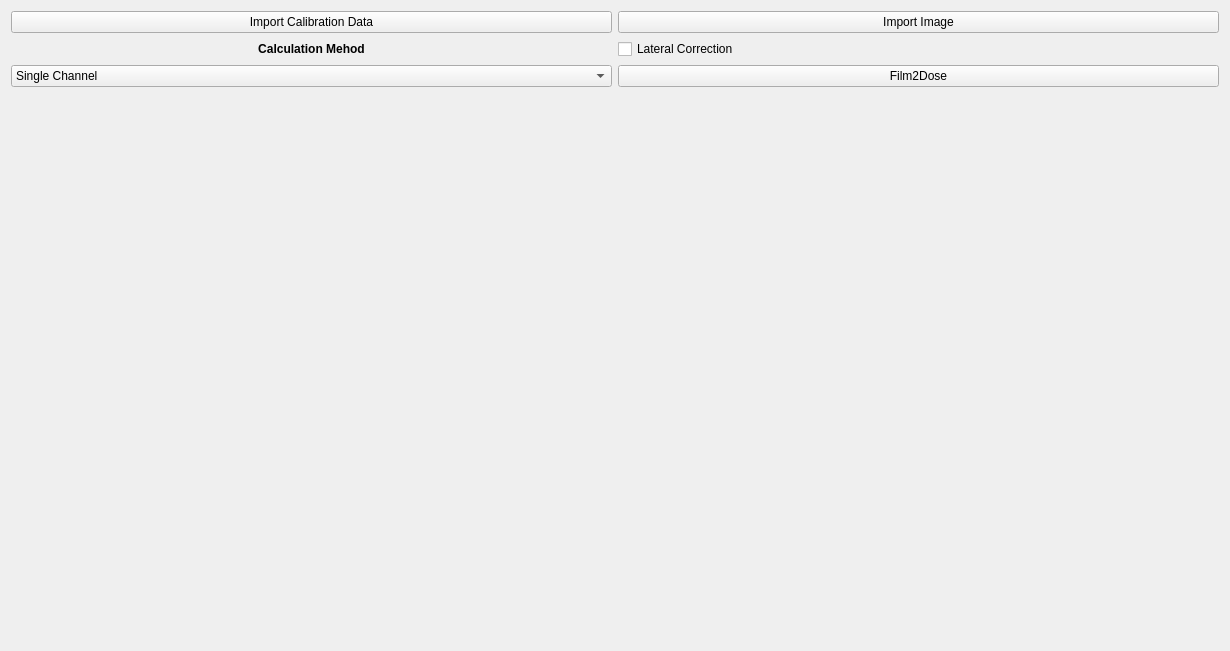
<?xml version="1.0" encoding="UTF-8"?>
<ui version="4.0">
 <class>Form_film2dose</class>
 <widget class="QWidget" name="Form_film2dose">
  <property name="geometry">
   <rect>
    <x>0</x>
    <y>0</y>
    <width>1230</width>
    <height>651</height>
   </rect>
  </property>
  <property name="windowTitle">
   <string>Dose Conversion</string>
  </property>
  <property name="windowIcon">
   <iconset resource="icons.qrc">
    <normaloff>:/icons/App_icon.png</normaloff>:/icons/App_icon.png</iconset>
  </property>
  <layout class="QGridLayout" name="gridLayout_2">
   <item row="1" column="2">
    <widget class="QCheckBox" name="lateral_checkbox">
     <property name="text">
      <string>Lateral Correction</string>
     </property>
    </widget>
   </item>
   <item row="1" column="1">
    <widget class="QLabel" name="label">
     <property name="text">
      <string>&lt;html&gt;&lt;head/&gt;&lt;body&gt;&lt;p align=&quot;center&quot;&gt;&lt;span style=&quot; font-weight:600;&quot;&gt;Calculation Mehod&lt;/span&gt;&lt;/p&gt;&lt;/body&gt;&lt;/html&gt;</string>
     </property>
    </widget>
   </item>
   <item row="2" column="2">
    <widget class="QPushButton" name="to_dose">
     <property name="text">
      <string>Film2Dose</string>
     </property>
     <property name="icon">
      <iconset resource="icons.qrc">
       <normaloff>:/icons/App_icon.png</normaloff>:/icons/App_icon.png</iconset>
     </property>
    </widget>
   </item>
   <item row="2" column="1">
    <widget class="QComboBox" name="method_combo">
     <item>
      <property name="text">
       <string>Single Channel</string>
      </property>
     </item>
     <item>
      <property name="text">
       <string>Robust Average</string>
      </property>
     </item>
     <item>
      <property name="text">
       <string>Robust Multichannel</string>
      </property>
     </item>
    </widget>
   </item>
   <item row="0" column="2">
    <widget class="QPushButton" name="import_image">
     <property name="text">
      <string>Import Image</string>
     </property>
     <property name="icon">
      <iconset resource="icons.qrc">
       <normaloff>:/icons/Import Picture Document.png</normaloff>:/icons/Import Picture Document.png</iconset>
     </property>
    </widget>
   </item>
   <item row="0" column="1">
    <widget class="QPushButton" name="calib_button">
     <property name="text">
      <string>Import Calibration Data</string>
     </property>
     <property name="icon">
      <iconset resource="icons.qrc">
       <normaloff>:/icons/curvechart-edit.png</normaloff>:/icons/curvechart-edit.png</iconset>
     </property>
    </widget>
   </item>
   <item row="3" column="2">
    <widget class="QWidget" name="dose_widget" native="true"/>
   </item>
   <item row="3" column="1">
    <widget class="QWidget" name="image_widget" native="true"/>
   </item>
  </layout>
 </widget>
 <resources>
  <include location="icons.qrc"/>
 </resources>
 <connections/>
</ui>
